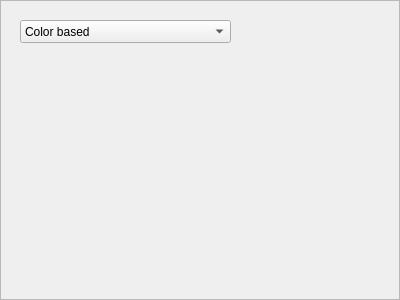
<?xml version="1.0" encoding="UTF-8"?>
<ui version="4.0">
 <class>SplitAndMergeFrame</class>
 <widget class="QFrame" name="SplitAndMergeFrame">
  <property name="geometry">
   <rect>
    <x>0</x>
    <y>0</y>
    <width>400</width>
    <height>300</height>
   </rect>
  </property>
  <property name="windowTitle">
   <string>Frame</string>
  </property>
  <property name="frameShape">
   <enum>QFrame::StyledPanel</enum>
  </property>
  <property name="frameShadow">
   <enum>QFrame::Raised</enum>
  </property>
  <widget class="QComboBox" name="comboBox">
   <property name="geometry">
    <rect>
     <x>20</x>
     <y>20</y>
     <width>211</width>
     <height>23</height>
    </rect>
   </property>
   <item>
    <property name="text">
     <string>Color based</string>
    </property>
   </item>
   <item>
    <property name="text">
     <string>Edge based</string>
    </property>
   </item>
  </widget>
 </widget>
 <resources/>
 <connections/>
</ui>
